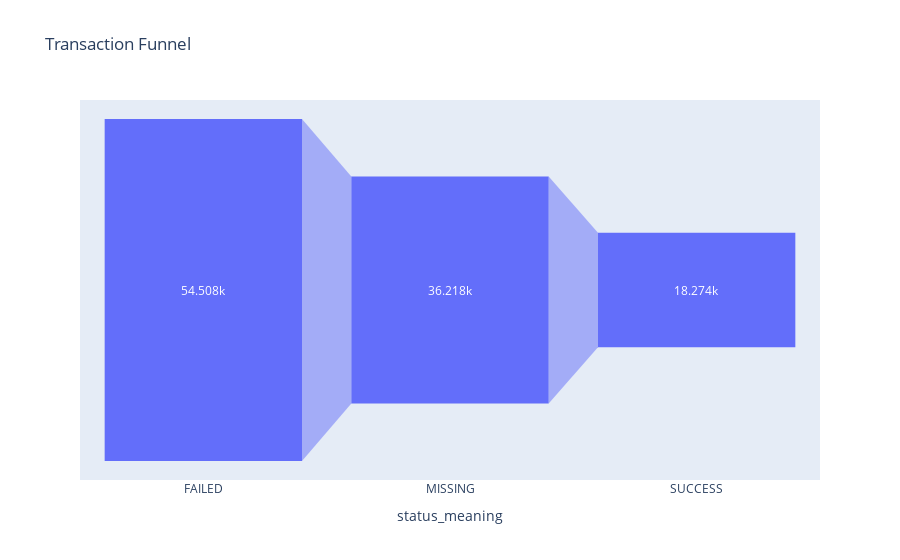

The code cell stored with this chart in its notebook:
### Code cell
# Create a funnel chart
fig = px.funnel(
    tf,
    x='status_meaning', 
    y='transaction_count', 
    title='Transaction Funnel',
    labels={'stage': 'Funnel Stage', 'transaction_count': 'Transaction Count'},
)
fig.show()

### Figure 1 — Plotly figure (JSON) as saved in the notebook; plotly's stock layout.template omitted (floating-point values rounded to 4 significant figures)
{"data": [{"hovertemplate": "status_meaning=%{x}<br>Transaction Count=%{y}<extra></extra>", "legendgroup": "", "marker": {"color": "#636efa"}, "name": "", "orientation": "v", "showlegend": false, "type": "funnel", "x": ["FAILED", "MISSING", "SUCCESS"], "xaxis": "x", "y": [54508, 36218, 18274], "yaxis": "y"}], "layout": {"legend": {"tracegroupgap": 0}, "title": {"text": "Transaction Funnel"}, "xaxis": {"anchor": "y", "domain": [0, 1], "title": {"text": "status_meaning"}}, "yaxis": {"anchor": "x", "domain": [0, 1], "title": {"text": "Transaction Count"}}}}
